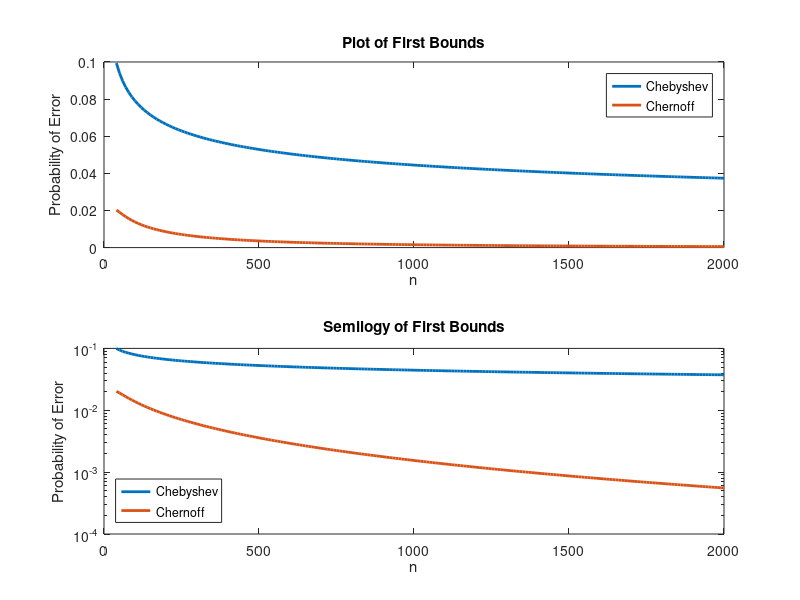
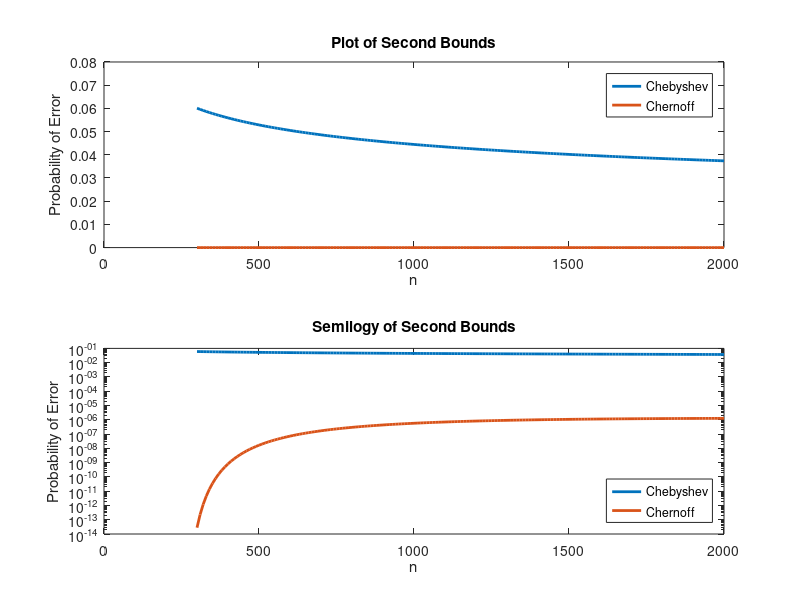

These charts were generated, in order, by the following MATLAB code:
#Vissarion Konidaris
#Randomized Algotithms Course
# 19/3/2017

clc;
clear;
clc;

%%% Calculating the first bounds %%%
n1=[40:10:2000];
Chebyshev1=(1/4)*n1.^(-1/4);
delta_1=(1+2*n1.^(3/4))./(n1+1);
mean_1=(n1.^(3/4)).*((n1+1)./(2*n1));
Chernoff1=(exp(-delta_1)./((1-delta_1).^(1-delta_1))).^mean_1;
%%%%%%%%%%%%%%%%%%%%%%%%%%%%%%%%%%%

%%% Calculating the second bounds %%%
n2=[300:10:2000];
Chebyshev2=(1/4)*n2.^(-1/4);
delta_2=((1/2)*(n2.^(1/4))-2).^(-1);
mean_2=((1/2)*(n2.^(3/4)))-2*(n2.^(1/2));
Chernoff2=(exp(delta_2)./((1+delta_2).^(1+delta_2))).^mean_2;
%%%%%%%%%%%%%%%%%%%%%%%%%%%%%%%%%%%

figure(1);
subplot(2,1,1); 
plot(n1,Chebyshev1,'linewidth',2,n1,Chernoff1,'linewidth',2);
legend({'Chebyshev','Chernoff'},'location','northeast');
title('Plot of First Bounds');
xlabel('n');
ylabel('Probability of Error');

subplot(2,1,2); 
semilogy(n1,Chebyshev1,'linewidth',2,n1,Chernoff1,'linewidth',2);
legend({'Chebyshev','Chernoff'},'location','southwest');
title('Semilogy of First Bounds');
xlabel('n');
ylabel('Probability of Error');

figure(2);
subplot(2,1,1); 
plot(n2,Chebyshev2,'linewidth',2,n2,Chernoff2,'linewidth',2);
legend({'Chebyshev','Chernoff'},'location','northeast');
title('Plot of Second Bounds');
xlabel('n');
ylabel('Probability of Error');

subplot(2,1,2); 
semilogy(n2,Chebyshev2,'linewidth',2,n2,Chernoff2,'linewidth',2);
legend({'Chebyshev','Chernoff'},'location','southeast');
title('Semilogy of Second Bounds');
xlabel('n');
ylabel('Probability of Error');

